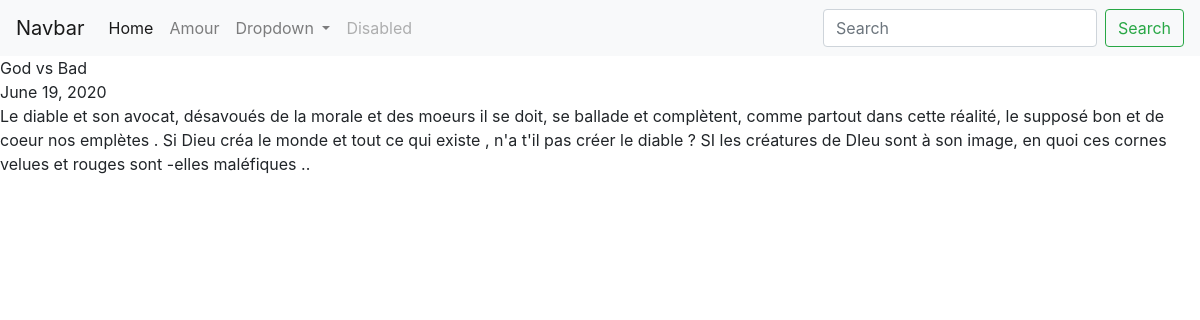
Page /blog/7/ on the committed database.
### blog/models.py (models this page shows, shortened)
class Blog(models.Model):
    title=models.CharField(max_length=200)
    description=models.TextField()
    date = models.DateField()

### blog/views.py (the view)
# urls.py: path('<int:blog_id>/', views.detail,name="detail"),
def detail(request, blog_id):
    blog= get_object_or_404(Blog,  pk=blog_id)
    return render(request, 'blog/detail.html', {'blog':blog})

### blog/templates/blog/detail.html
 {% extends 'portfolio/base.html'%}
 {%block content%}
 {{ blog.title }} <br>
{{ blog.date }} <br>
{{ blog.description|safe}}
{% endblock%}

### rows in the picture
Blog: title "God vs Bad", date "June 19, 2020", description "Le diable et son avocat, désavoués de la morale et des moeurs il se doit, se ballade et complètent, comme partout dans cette réalité, le supposé bon et de coeur nos emplètes . Si Dieu créa le monde et tout ce qui existe , n'a t'il pas créer le diable ? SI les créatures de DIeu sont à son image, en quoi ces cornes velues et rouges sont -elles maléfiques .."
